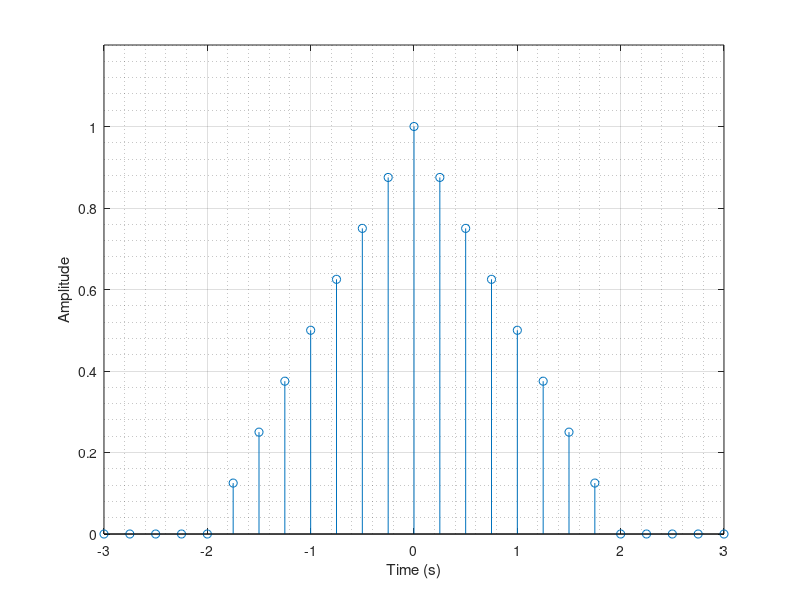
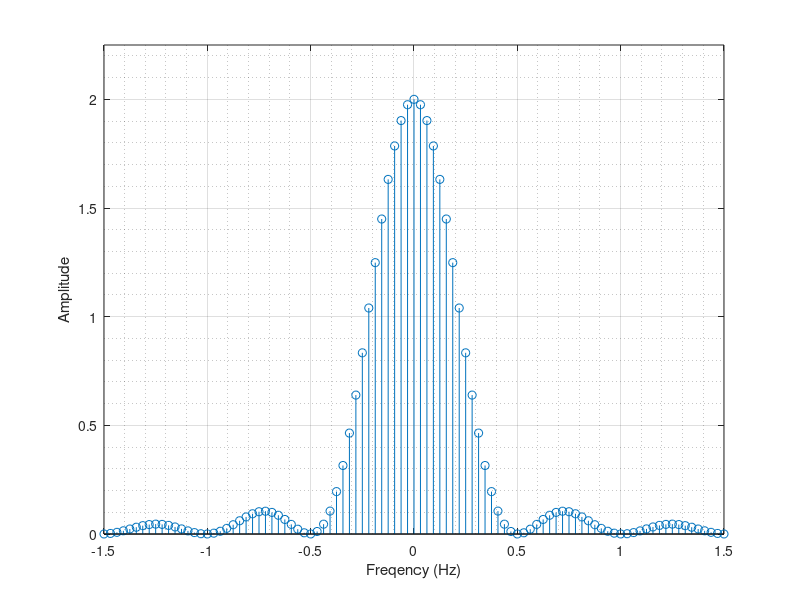
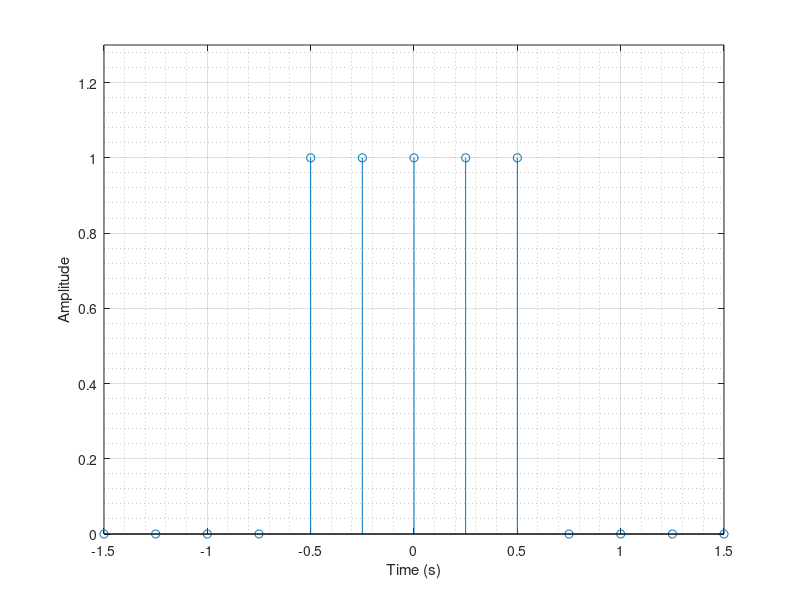
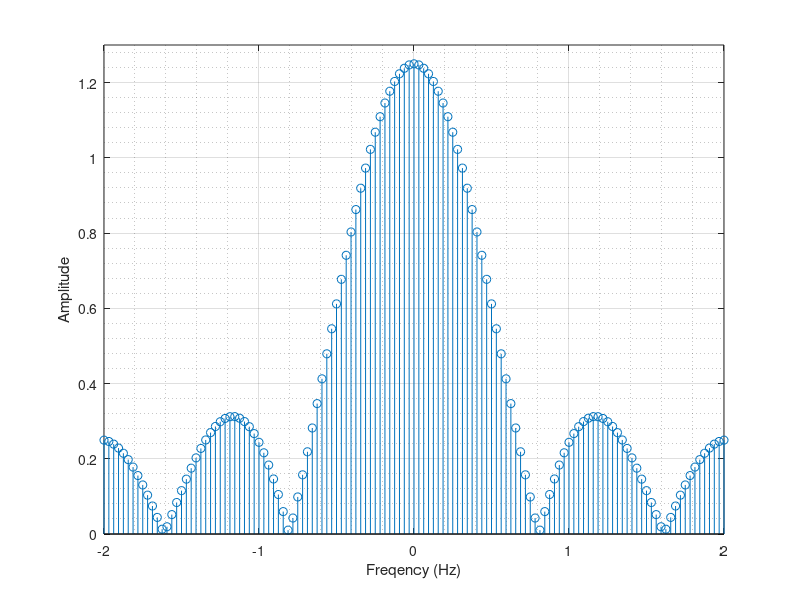

MATLAB code to generate these figures, in order:
% COMM. COMPUTER ASSIGNMENT PART 1
% ZACK GOYETCHE
 
clear all
close all
clc
 
% TRIANGULAR PULSE PARAMETERS~~~~~~~~~~~~~~~~~~~~~~~~~~~~~~~~~~~~~~~
startTime_g1 = -16; % start at -25 seconds
endTime_g1 = 16; % end at 25 seconds
fs_g1 = 4; % number of samples per second
timeStep_g1 = 1/fs_g1; % size of time step between samples
numSamples_g1 = (endTime_g1-startTime_g1)*fs_g1; % total # samples
t_g1 = startTime_g1:timeStep_g1:endTime_g1; % time vector
t_g1Acf = startTime_g1:timeStep_g1/2:endTime_g1; % time vector for ACF
f_LLg1 = -fs_g1/2;
f_ULg1 = fs_g1/2;
freqStep_g1 = fs_g1/(numSamples_g1);
f_g1 = f_LLg1:freqStep_g1:f_ULg1; % frequency vector
f_g1Ifft = f_LLg1:freqStep_g1/2:f_ULg1; % frequency vector
normalize_g1 = fs_g1;
 
% RECTANGULAR PULSE PARAMETERS~~~~~~~~~~~~~~~~~~~~~~~~~~~~~~~~~~~~~~
startTime_g2 = -16; % start at -3 seconds
endTime_g2 = 16; % end at 3 seconds
fs_g2 = 4; % number of samples per second
timeStep_g2 = 1/fs_g2; % size of time step between samples
numSamples_g2 = (endTime_g2-startTime_g2)*fs_g2; % total # samples
t_g2 = startTime_g2:timeStep_g2:endTime_g2; % time vector
t_g2Acf = startTime_g2:timeStep_g2/2:endTime_g2; % time vector for ACF
f_LLg2 = -fs_g2/2;
f_ULg2 = fs_g2/2;
freqStep_g2 = fs_g2/(numSamples_g2);
f_g2 = f_LLg2:freqStep_g2:f_ULg2; % frequency vector
f_g2Ifft = f_LLg2:freqStep_g2/2:f_ULg2; % frequency vector
normalize_g2 = fs_g2;
 
% CREATE TRIANGULAR PULSE ARRAY~~~~~~~~~~~~~~~~~~~~~~~~~~~~~~~~~~~~~
for i = 1:numSamples_g1+1
    if t_g1(i) < -2
        g1(i) = 0;
    end
    if t_g1(i) >= -2 && t_g1(i) <= 0
        g1(i) = 1/2*t_g1(i)+1;
    end
    if t_g1(i) > 0 && t_g1(i) <= 2
        g1(i) = -1/2*t_g1(i)+1;
    end
    
    if t_g1(i) > 2 
        g1(i) = 0;
    end
end
 
% CREATE RECTANGULAR PULSE ARRAY~~~~~~~~~~~~~~~~~~~~~~~~~~~~~~~~~~~~
for i = 1:numSamples_g2+1
    if t_g2(i) < -0.5
        g2(i) = 0;
    end
    if t_g2(i) >= -0.5 && t_g2(i) <= 0.5
        g2(i) = 1;
    end
    if t_g2(i) > 0.5 
        g2(i) = 0;
    end
end
 
% PLOT - TIME/FREQ FOR RECT/TRI~~~~~~~~~~~~~~~~~~~~~~~~~~~~~~~~~~~~~
 
% G1 TRIANGULAR FUNCTION############################################
% time domain
figure(1)
stem(t_g1,g1),grid,grid minor
axis([-3 3 0 1.2])
% text(-0.5,1.25,'Energy = 1.333 J')
% title('Time Domain g1(t)')
xlabel('Time (s)')
ylabel('Amplitude')
print('C:\Users\Zachary\Desktop\Matlab Plots\disc\(01)g1_time_discrete','-dpng')
 
% freq domain
figure(2)
G1 = fftshift(fft(g1));
G1_scaled = (G1)/normalize_g1;
stem(f_g1,abs(G1_scaled)),grid,grid minor
axis([-1.5 1.5 0 2.25])
% text(-0.25,2.5,'Energy = 1.333 J')
% title('Frequency Domain G1(f)')
xlabel('Freqency (Hz)')
ylabel('Amplitude')
print('C:\Users\Zachary\Desktop\Matlab Plots\disc\(02)g1_freq_discrete','-dpng')
 
% G2 RECTANGULAR FUNCTION###########################################
% time domain
figure(3)
stem(t_g2,g2),grid,grid minor
axis([-1.5 1.5 0 1.3])
% text(-0.25,1.25,'Energy = 1.000 J')
% title('Time Domain g2(t)')
xlabel('Time (s)')
ylabel('Amplitude')
print('C:\Users\Zachary\Desktop\Matlab Plots\disc\(03)g2_time_discrete','-dpng')
 
% freq domain
figure(4)
G2 = fftshift(fft(g2));
G2_scaled = (G2)/normalize_g2;
stem(f_g2,abs(G2_scaled)),grid,grid minor
axis([-2 2 0 1.3])
% text(-0.5,1.25,'Energy = 1.000 J')
% title('Frequency Domain G2(f)')
xlabel('Freqency (Hz)')
ylabel('Amplitude')
print('C:\Users\Zachary\Desktop\Matlab Plots\disc\(04)g2_freq_discrete','-dpng')
 
% AUTO CORRELATION DIRECT METHOD~~~~~~~~~~~~~~~~~~~~~~~~~~~~~~~~~~~~
% triangular pulse
acfg1 = xcorr(g1);
% rectangular pulse
acfg2 = xcorr(g2);
 
% FIND MAX VAL FROM A.C. FOR NORMALIZATION~~~~~~~~~~~~~~~~~~~~~~~~~~
% triangular pulse
max_acfg1 = 0;
for i = 1:numel(acfg1)
    if acfg1(i) > max_acfg1
        max_acfg1 = acfg1(i);
    end
end
% rectangular pulse
max_acfg2 = 0;
for i = 1:numel(acfg2)
    if acfg2(i) > max_acfg2
        max_acfg2 = acfg2(i);
    end
end
 
% NORMALIZE THE AMPLITUDE~~~~~~~~~~~~~~~~~~~~~~~~~~~~~~~~~~~~~~~~~~~
acfg1_corrected = acfg1/max_acfg1;
acfg2_corrected = acfg2/max_acfg2;
 
% AUTO CORRELATION VIA ESD~~~~~~~~~~~~~~~~~~~~~~~~~~~~~~~~~~~~~~~~~~
acfg1_ifft = abs(ifftshift(ifft((G1).^2)))/max_acfg1;
acfg2_ifft = abs(ifftshift(ifft((G2).^2)))/max_acfg2;
 
% PLOT THE AUTOCORRELATION FROM D.M. AND ESD METHOD~~~~~~~~~~~~~~~~~
 
% stem for g1 (triangular pulse)
figure(5)
stem(t_g1Acf,acfg1_corrected),grid,grid minor
% title('g1 Direct Method')
axis([-3 3 0 1.1])
xlabel('Time (s)')
ylabel('Amplitude')
print('C:\Users\Zachary\Desktop\Matlab Plots\disc\(05)g1_AC_DM_discrete','-dpng')
 
% stem for g2 (rectangular pulse)
figure(6)
% stem(f_g2,abs((G2/normalize_g2).^2));
stem(t_g2Acf,acfg2_corrected),grid,grid minor
% title('g2 Direct Method')
axis([-1.5 1.5 0 1.1])
xlabel('Time (s)')
ylabel('Amplitude')
print('C:\Users\Zachary\Desktop\Matlab Plots\disc\(06)g2_AC_DM_discrete','-dpng')
 
% stem for g1 (triangular pulse)
figure(7)
stem(t_g1./2,acfg1_ifft),grid,grid minor
% title('F^-^1\{\Psi_G_1(f)\}')
axis([-3 3 0 1.1])
xlabel('Time (s)')
ylabel('Amplitude')
print('C:\Users\Zachary\Desktop\Matlab Plots\disc\(07)g1_AC_ESD_discrete','-dpng')
 
% stem for g2 (rectangular pulse)
figure(8)
stem(t_g2./2,acfg2_ifft),grid,grid minor
str4 = 'Energy = ';
% title('F^-^1\{\Psi_G_2(f)\}')
axis([-1.5 1.5 0 1.1])
xlabel('Time (s)')
ylabel('Amplitude')
print('C:\Users\Zachary\Desktop\Matlab Plots\disc\(08)g2_AC_ESD_discrete','-dpng')
 
% CALCULATE ENERGY~~~~~~~~~~~~~~~~~~~~~~~~~~~~~~~~~~~~~~~~~~~~~~~~~~
% calculation done in time domain
e_g1 = trapz(t_g1,g1.^2)
e_g2 = trapz(t_g2,g2.^2)
 
% calculation done in freq domain
e_G1 = trapz(f_g1,G1.*conj(G1))/fs_g1^2
e_G2 = trapz(f_g2,G2.*conj(G2))/fs_g2^2
 
% CREATE IDEAL LOW PASS FILTERS ARRAY WITH BW = 2.0 HZ~~~~~~~~~~~~~~~
 
BW = 2;
LPF_LB = -BW;
LPF_UB = BW;
LPF1_Amp = 2; %H1 LPF amplitude
LPF2_Amp = 1; %H2 LPF amplitude
for i = 1:numel(f_g1)
    if f_g1(i) <= LPF_LB
        H1(i) = 0;
    end
    if f_g1(i) > LPF_LB && f_g1(i) < LPF_UB
        H1(i) = LPF1_Amp;
    end
    if f_g1(i) >= LPF_UB
        H1(i) = 0;
    end
end
 
for i = 1:numel(f_g2)
    if f_g2(i) <= LPF_LB
        H2(i) = 0;
    end
    if f_g2(i) > LPF_LB && f_g2(i) < LPF_UB
        H2(i) = LPF2_Amp;
    end
    if f_g2(i) >= LPF_UB 
        H2(i) = 0;
    end
end
 
% BRING LPFs INTO TIME DOMAIN
h1 = abs(ifftshift(ifft(H1)))*fs_g1;
h2 = abs(ifftshift(ifft(H2)))*fs_g2;
 
% PLOT OF LOW PASS FILTERS IN FREQ AND TIME DOMAIN~~~~~~~~~~~~~~~~~~
figure(9)
stem(f_g1,H1),grid,grid minor
axis([-3 3 0 LPF1_Amp+0.5])
% title('H1(f) - LPF - Freq Domain')
print('C:\Users\Zachary\Desktop\Matlab Plots\disc\(09)LPF1_freq_discrete','-dpng')
 
figure(10)
stem(f_g2,H2),grid,grid minor
axis([-3 3 0 LPF2_Amp+0.5])
% title('H2(f) - LPF - Freq Domain')
print('C:\Users\Zachary\Desktop\Matlab Plots\disc\(10)LPF2_freq_discrete','-dpng')
 
% FREQ DOMAIN SIGNAL MULTIPLIED BY FREQ DOMAIN LPF~~~~~~~~~~~~~~~~~~~
Y1 = G1_scaled.*H1;
Y2 = G2_scaled.*H2;
 
y1 = ifft(Y1);
y2 = ifft(Y2);
 
figure(11)
stem(t_g1,abs(y1)/2*fs_g1),grid,grid minor
axis([-3 3 0 1.25])
% title('g1(t) w/ LPF - Time Domain')
print('C:\Users\Zachary\Desktop\Matlab Plots\disc\(11)y1_time_discrete','-dpng')
 
figure(12)
stem(t_g2,abs(y2)*fs_g2),grid,grid minor
axis([-1.5 1.5 0 1.25])
% title('g2(t) w/ LPF - Time Domain')
print('C:\Users\Zachary\Desktop\Matlab Plots\disc\(12)y2_time_discrete','-dpng')
 
figure(13)
stem(f_g1,abs(Y1)/2),grid,grid minor
axis([-2 2 0 2.25])
% title('G1(f) w/ LPF - Freq Domain')
print('C:\Users\Zachary\Desktop\Matlab Plots\disc\(13)Y1_freq_discrete','-dpng')
 
figure(14)
stem(f_g2,abs(Y2)),grid,grid minor
axis([-2 2 0 1.3])
% title('G2(f) w/ LPF - Freq Domain')
print('C:\Users\Zachary\Desktop\Matlab Plots\disc\(14)Y2_freq_discrete','-dpng')
 
% PLOT OF y (y1 MIXED WITH y2)~~~~~~~~~~~~~~~~~~~~~~~~~~~~~~~~~~~~~~
Y = Y1.*Y2;
y = ifftshift(ifft(Y));
 
% stem of y (time domain)
figure(15)
stem(t_g1,abs((y)/2*fs_g1)),grid,grid minor
axis([-3 3 0 1.25])
xlabel('Time (s)')
ylabel('Amplitude')
%title('y(t) - Time Domain')
print('C:\Users\Zachary\Desktop\Matlab Plots\disc\(15)y_time_discrete','-dpng')
 
% stem of Y (frequency domain)
figure(16)
stem(f_g1,abs(Y)/2),grid,grid minor
axis([-1.5 1.5 0 2.75])
xlabel('Frequency (Hz)')
ylabel('Amplitude')
print('C:\Users\Zachary\Desktop\Matlab Plots\disc\(16)y_freq_discrete','-dpng')
% title('Y(f) - Freq Domain')
 
% END OF FILE
